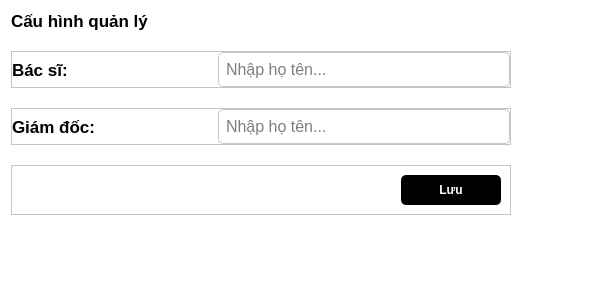
<?xml version="1.0" encoding="UTF-8"?>
<ui version="4.0">
 <class>Form</class>
 <widget class="QWidget" name="Form">
  <property name="geometry">
   <rect>
    <x>0</x>
    <y>0</y>
    <width>597</width>
    <height>300</height>
   </rect>
  </property>
  <property name="windowTitle">
   <string>Form</string>
  </property>
  <property name="styleSheet">
   <string notr="true">background-color:#fff;</string>
  </property>
  <layout class="QVBoxLayout" name="verticalLayout">
   <property name="spacing">
    <number>20</number>
   </property>
   <item>
    <widget class="QLabel" name="label_5">
     <property name="font">
      <font>
       <pointsize>13</pointsize>
       <weight>75</weight>
       <bold>true</bold>
      </font>
     </property>
     <property name="text">
      <string>Cấu hình quản lý</string>
     </property>
    </widget>
   </item>
   <item>
    <widget class="QFrame" name="frame_9">
     <property name="minimumSize">
      <size>
       <width>500</width>
       <height>0</height>
      </size>
     </property>
     <property name="maximumSize">
      <size>
       <width>500</width>
       <height>16777215</height>
      </size>
     </property>
     <property name="frameShape">
      <enum>QFrame::StyledPanel</enum>
     </property>
     <property name="frameShadow">
      <enum>QFrame::Raised</enum>
     </property>
     <layout class="QHBoxLayout" name="horizontalLayout_2">
      <property name="leftMargin">
       <number>0</number>
      </property>
      <property name="topMargin">
       <number>0</number>
      </property>
      <property name="rightMargin">
       <number>0</number>
      </property>
      <property name="bottomMargin">
       <number>0</number>
      </property>
      <item>
       <widget class="QLabel" name="label_2">
        <property name="minimumSize">
         <size>
          <width>200</width>
          <height>0</height>
         </size>
        </property>
        <property name="maximumSize">
         <size>
          <width>200</width>
          <height>16777215</height>
         </size>
        </property>
        <property name="font">
         <font>
          <pointsize>13</pointsize>
          <weight>75</weight>
          <bold>true</bold>
         </font>
        </property>
        <property name="text">
         <string>Bác sĩ:</string>
        </property>
       </widget>
      </item>
      <item>
       <widget class="QLineEdit" name="lineDoctor">
        <property name="minimumSize">
         <size>
          <width>200</width>
          <height>35</height>
         </size>
        </property>
        <property name="font">
         <font>
          <pointsize>12</pointsize>
          <weight>50</weight>
          <bold>false</bold>
         </font>
        </property>
        <property name="styleSheet">
         <string notr="true">padding-left:5px;
border: 1px solid rgb(199, 199, 199);
border-radius: 5px;</string>
        </property>
        <property name="placeholderText">
         <string>Nhập họ tên...</string>
        </property>
       </widget>
      </item>
     </layout>
    </widget>
   </item>
   <item>
    <widget class="QFrame" name="frame_10">
     <property name="minimumSize">
      <size>
       <width>500</width>
       <height>0</height>
      </size>
     </property>
     <property name="maximumSize">
      <size>
       <width>500</width>
       <height>16777215</height>
      </size>
     </property>
     <property name="frameShape">
      <enum>QFrame::StyledPanel</enum>
     </property>
     <property name="frameShadow">
      <enum>QFrame::Raised</enum>
     </property>
     <layout class="QHBoxLayout" name="horizontalLayout_3">
      <property name="leftMargin">
       <number>0</number>
      </property>
      <property name="topMargin">
       <number>0</number>
      </property>
      <property name="rightMargin">
       <number>0</number>
      </property>
      <property name="bottomMargin">
       <number>0</number>
      </property>
      <item>
       <widget class="QLabel" name="label_3">
        <property name="minimumSize">
         <size>
          <width>200</width>
          <height>0</height>
         </size>
        </property>
        <property name="maximumSize">
         <size>
          <width>200</width>
          <height>16777215</height>
         </size>
        </property>
        <property name="font">
         <font>
          <pointsize>13</pointsize>
          <weight>75</weight>
          <bold>true</bold>
         </font>
        </property>
        <property name="text">
         <string>Giám đốc:</string>
        </property>
       </widget>
      </item>
      <item>
       <widget class="QLineEdit" name="lineEditManager">
        <property name="minimumSize">
         <size>
          <width>200</width>
          <height>35</height>
         </size>
        </property>
        <property name="font">
         <font>
          <pointsize>12</pointsize>
          <weight>50</weight>
          <bold>false</bold>
         </font>
        </property>
        <property name="styleSheet">
         <string notr="true">padding-left:5px;
border: 1px solid rgb(199, 199, 199);
border-radius: 5px;</string>
        </property>
        <property name="placeholderText">
         <string>Nhập họ tên...</string>
        </property>
       </widget>
      </item>
     </layout>
    </widget>
   </item>
   <item>
    <widget class="QFrame" name="frame_12">
     <property name="minimumSize">
      <size>
       <width>500</width>
       <height>43</height>
      </size>
     </property>
     <property name="maximumSize">
      <size>
       <width>500</width>
       <height>16777215</height>
      </size>
     </property>
     <property name="styleSheet">
      <string notr="true">#frame_12{
border-bottom: 1px solid  #ccc;
}</string>
     </property>
     <property name="frameShape">
      <enum>QFrame::StyledPanel</enum>
     </property>
     <property name="frameShadow">
      <enum>QFrame::Raised</enum>
     </property>
     <layout class="QHBoxLayout" name="horizontalLayout_7">
      <item>
       <spacer name="horizontalSpacer_2">
        <property name="orientation">
         <enum>Qt::Horizontal</enum>
        </property>
        <property name="sizeHint" stdset="0">
         <size>
          <width>40</width>
          <height>20</height>
         </size>
        </property>
       </spacer>
      </item>
      <item>
       <widget class="QPushButton" name="btnSave">
        <property name="minimumSize">
         <size>
          <width>100</width>
          <height>30</height>
         </size>
        </property>
        <property name="font">
         <font>
          <weight>62</weight>
          <bold>true</bold>
         </font>
        </property>
        <property name="cursor">
         <cursorShape>PointingHandCursor</cursorShape>
        </property>
        <property name="styleSheet">
         <string notr="true">background-color:#000;
color:#fff;
font-weight:500;
border-radius: 5px;</string>
        </property>
        <property name="text">
         <string>Lưu</string>
        </property>
        <property name="icon">
         <iconset resource="../../resources.qrc">
          <normaloff>:/images/res/drawable/icons/export_icon.svg</normaloff>:/images/res/drawable/icons/export_icon.svg</iconset>
        </property>
       </widget>
      </item>
     </layout>
    </widget>
   </item>
   <item>
    <spacer name="verticalSpacer_2">
     <property name="orientation">
      <enum>Qt::Vertical</enum>
     </property>
     <property name="sizeHint" stdset="0">
      <size>
       <width>20</width>
       <height>40</height>
      </size>
     </property>
    </spacer>
   </item>
  </layout>
 </widget>
 <resources>
  <include location="../../resources.qrc"/>
 </resources>
 <connections/>
</ui>
